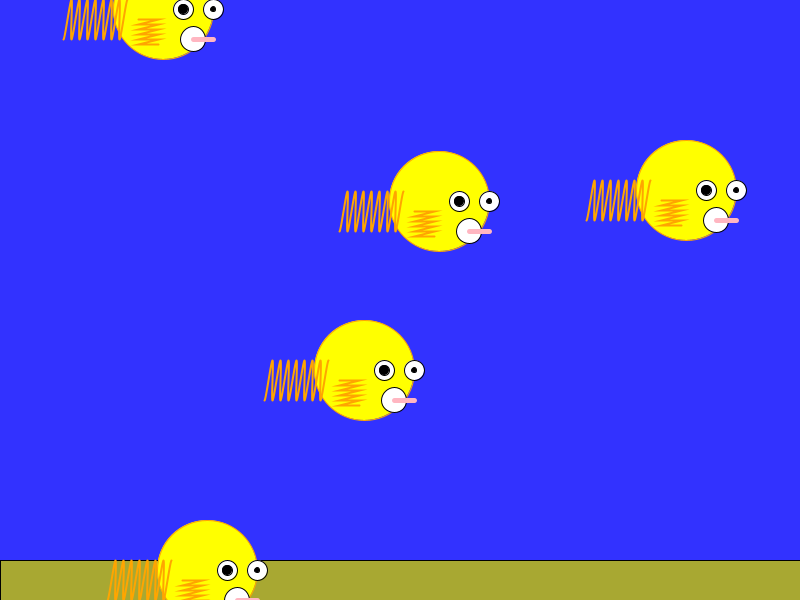
Frame 1 (no input)
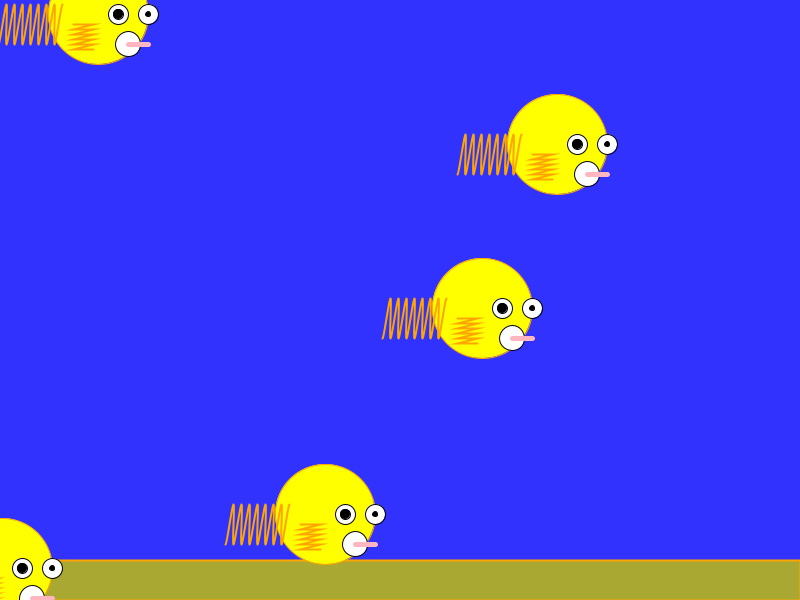
Frame 60 (the mouse pressed at the canvas centre just before this capture)
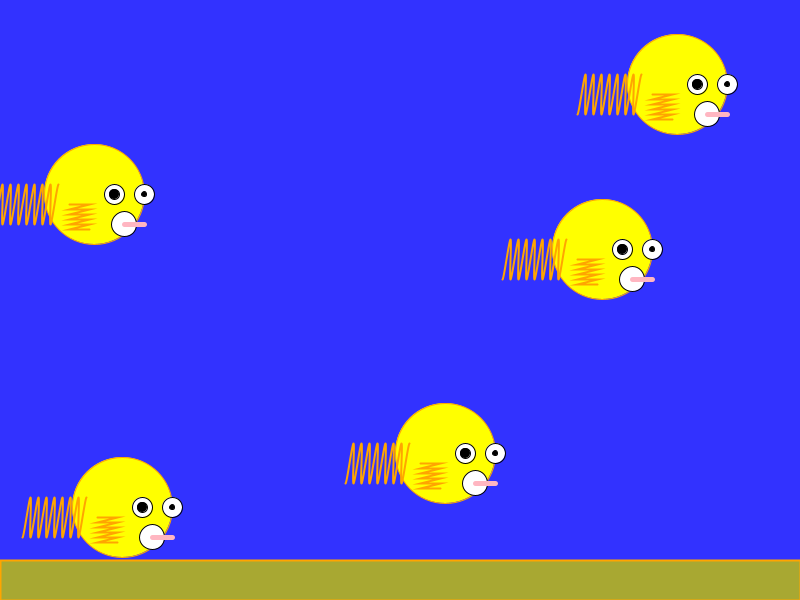
Frame 120 (the mouse held since frame 60 and released just before this capture)

The Processing sketch that drew these frames (run headless with seeded random() and noise(); from frame 60 on, the mouse is pressed at the canvas centre):

// Processing sketch: processing_78749
// ── processing_78749.pde

/***************************************
 DO NOT MODIFY FROM HERE ...
****************************************/
 
/** The array of objects */
AnimatedObject[] objs = new AnimatedObject[5];

/** Constant for the sandHeight */
int SAND_HEIGHT = 40;


/** Setup the sketch */
void setup() {
  size(800,600);
  smooth();
  // initialize all the objects
  for (int i=0; i < objs.length; i++) {
    objs[i] = new lCiprianoObj(random(30,50));   // the one change you'll need to make is changing this line to call your constructor
  }
}


/** The main draw loop */
void draw() {
  
  // draw the tank background
  background(50,50,255);
  
  // draw the sandy bottom of the tank
  fill(168,168,50);
  rect(0,height-SAND_HEIGHT, width, SAND_HEIGHT);
  
  // draw the enhanced tank background, if necessary
  drawTankBackground();
  
  // create the vector of all object's locations
  PVector[] allObjectsLocations = new PVector[objs.length];
  for (int i=0; i<objs.length; i++) {
    allObjectsLocations[i] = new PVector(objs[i].getX(), objs[i].getY());
  }
  
  // draw and animate each of the objects
  for (int i=0; i<objs.length; i++) {
    objs[i].display();
    objs[i].move(allObjectsLocations);
  }
}



/** An abstract class for animated objects */
abstract class AnimatedObject {
  
  /** Constructor
   *  Note that your constructor should accept a single float specifying the size
   */
  
  /** Displays the object */
  abstract void display();
  
  /** Advances the object's animation by one frame 
   *  Note: Implement only one of the move() functions, but NOT both.
   */
  void move() { }
  
  /** Advances the object's animation by one frame.
   *  Note: Implement only one of the move() functions, but NOT both.
   *  @param allObjectsLocations an array of the locations of ALL objects in the environment
   */
  void move(PVector[] allObjectsLocations) { move(); }
  
  /** Getter for the object's x position 
   *  @return the object's x position (as measured from the center of the object)
   */
  abstract int getX();
  
  /** Getter for the object's y position 
   *  @return the object's y position (as measured from the center of the object)
   */
  abstract int getY();
}


/**************************************
 ... TO HERE
***************************************/

/********************************************************************
 * Assignment 05
 * Name:         Louis Cipriano
 * E-mail:       lciprian@haverford.edu
 * Course:       CS 110 - Section 01
 * Submitted:    November 12, 2012
 * 
 * My sketch is a depiction of goofy fish that swim across a fishtank
 **********************************************************************/

class lCiprianoObj extends AnimatedObject { // keep this line as is, except for renaming the class
  int x;
  int y;
  float lCiprianoObjHeight;
  float lCiprianoObjWidth;
  int xspeed;
  int TailAngle;
  int angleChange;
  int ANGLE_LIMIT;


  lCiprianoObj(float size) { //constructor for lCiprianoObj (fish)
    x = int (random (0, 800));
    y = int (random (0, 600));
    lCiprianoObjWidth = 100;
    lCiprianoObjHeight =100;
    TailAngle = 0; 
    angleChange = 4; 
    ANGLE_LIMIT = 5; //
    xspeed = 2;
  }


  void display () { //display fish
    
    //BODY
    pushMatrix ();
    frameRate(10); //slow default rate to make fins and tail rotate slower
    smooth();
    strokeWeight(1);
    stroke(255, 165, 0);
    fill(255, 255, 0);
    ellipseMode(CENTER); //Bulletproofing
    ellipse(x, y, lCiprianoObjWidth, lCiprianoObjHeight);

    //EYES
    fill(255);
    stroke(0);
    ellipse(x+50, y, lCiprianoObjWidth/5, lCiprianoObjHeight/5);
    ellipse(x+20, y, lCiprianoObjWidth/5, lCiprianoObjHeight/5);

    //Eyeballs
    fill(0);
    //big eye
    ellipse(x+20, y, lCiprianoObjWidth/10, lCiprianoObjHeight/10);
    //tiny eye
    ellipse(x+50, y, lCiprianoObjWidth/20, lCiprianoObjHeight/20);

    //MOUTH
    fill(255);
    ellipse (x+30, y+30, lCiprianoObjWidth/4, lCiprianoObjHeight/4);
    //TONGUE
    strokeCap(ROUND);
    strokeWeight(5);
    stroke(255, 182, 193);
    line(x+30, y+30, x+50, y+30); 

    //fins
    pushMatrix();
    translate(x-25, y); //translate so that fins are always in the same spot relative to the center of a fish's body
    noFill();
    stroke(255, 165, 0);
    strokeWeight(2);
    beginShape();
    for (int i = 10; i<height-560; i+=5) {
      rotate(radians(-TailAngle)); //allows fins to rotate and appear as if propel fish to swim
      vertex(0, i); 
      vertex (20, i);
    }
    endShape();
    popMatrix();

    //Tail
    pushMatrix();
    translate(x-110, y-10);//translate so that tail is always in the same spot relative to the center of a fish's body
    noFill();
    stroke(255, 165, 0);
    strokeWeight(2);
    beginShape();
    for (int i = 10; i<height-520; i+=8) {
      rotate(radians(-TailAngle)); //allows tail to rotate and appear as if propel fish to swim
      curveVertex(i, 0);
      curveVertex (i, 40);
    }
    endShape();
    popMatrix();

  // if the tail or fin has moved past its limit, reverse direction and set within limits
    TailAngle += angleChange;
    if (TailAngle > ANGLE_LIMIT || TailAngle < 0)
    {
      angleChange = -angleChange;
      TailAngle += angleChange;
    }

    popMatrix();
  }

  void move() {  //allows fish to move (swim)
    //speed fish moves
    x = x+xspeed;  
    //fish come in at left of screen, once fish swim off screen
    y = (y-1) + (int (2* sin (.3*x))); //sin function so fish do not move in a straight line
    if (x > width || y < 0) {
      x= 0;
      y = int (random (0, height));
    }
  }
  int getX() {
    return x;
  }

  int getY() { 
    return y;
  }
}

/** If you want to enhance the tank background
 * to showcase your own project, you can put
 * drawing code in this function, which is called
 * near the start of the draw() function below.
 */
void drawTankBackground() {
}
